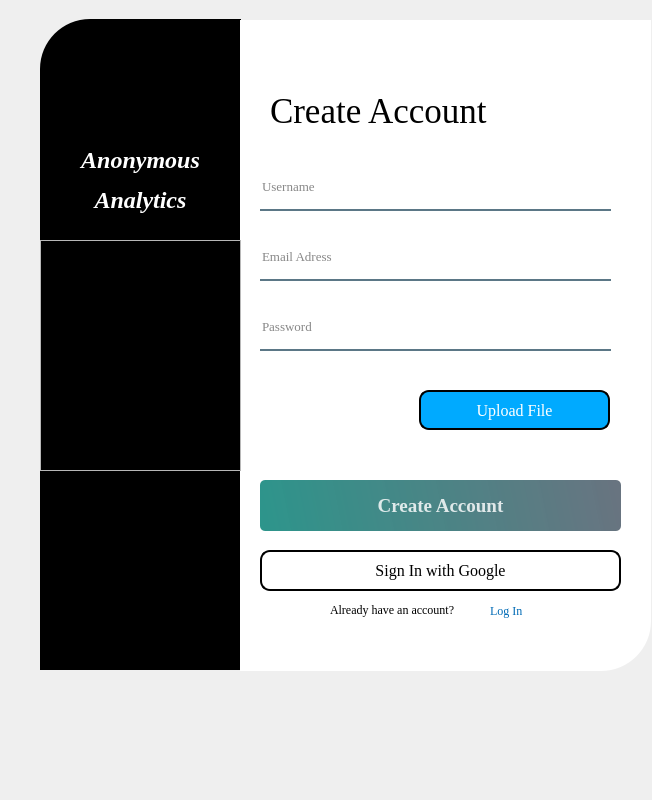
<?xml version="1.0" encoding="UTF-8"?>
<ui version="4.0">
 <class>SignUp</class>
 <widget class="QWidget" name="SignUp">
  <property name="geometry">
   <rect>
    <x>0</x>
    <y>0</y>
    <width>652</width>
    <height>800</height>
   </rect>
  </property>
  <property name="windowTitle">
   <string>Form</string>
  </property>
  <widget class="QWidget" name="widget" native="true">
   <property name="geometry">
    <rect>
     <x>40</x>
     <y>-10</y>
     <width>700</width>
     <height>800</height>
    </rect>
   </property>
   <property name="minimumSize">
    <size>
     <width>700</width>
     <height>800</height>
    </size>
   </property>
   <property name="maximumSize">
    <size>
     <width>700</width>
     <height>800</height>
    </size>
   </property>
   <widget class="QLabel" name="label_13">
    <property name="geometry">
     <rect>
      <x>0</x>
      <y>29</y>
      <width>201</width>
      <height>651</height>
     </rect>
    </property>
    <property name="styleSheet">
     <string notr="true">background-color: rgb(0, 0, 0);
border-top-left-radius: 50px;</string>
    </property>
    <property name="text">
     <string/>
    </property>
   </widget>
   <widget class="QLabel" name="label_14">
    <property name="geometry">
     <rect>
      <x>200</x>
      <y>30</y>
      <width>411</width>
      <height>651</height>
     </rect>
    </property>
    <property name="styleSheet">
     <string notr="true">background-color: rgb(255, 255, 255);
border-bottom-right-radius: 50px;</string>
    </property>
    <property name="text">
     <string/>
    </property>
   </widget>
   <widget class="QLabel" name="label_15">
    <property name="geometry">
     <rect>
      <x>230</x>
      <y>90</y>
      <width>331</width>
      <height>61</height>
     </rect>
    </property>
    <property name="font">
     <font>
      <family>Times New Roman</family>
      <pointsize>26</pointsize>
      <weight>50</weight>
      <bold>false</bold>
     </font>
    </property>
    <property name="styleSheet">
     <string notr="true">color:rbga(0,0,0,200)</string>
    </property>
    <property name="text">
     <string>Create Account</string>
    </property>
   </widget>
   <widget class="QPushButton" name="pushButton_3">
    <property name="geometry">
     <rect>
      <x>220</x>
      <y>490</y>
      <width>361</width>
      <height>51</height>
     </rect>
    </property>
    <property name="font">
     <font>
      <family>Times New Roman</family>
      <pointsize>14</pointsize>
      <weight>75</weight>
      <bold>true</bold>
     </font>
    </property>
    <property name="cursor">
     <cursorShape>PointingHandCursor</cursorShape>
    </property>
    <property name="styleSheet">
     <string notr="true">QPushButton#pushButton_3{
	
	background-color: qlineargradient(spread:pad, x1:0, y1:0.505682, x2:1, y2:0.477, stop:0 rgba(11, 131, 120, 219), stop:1 rgba(85, 98, 112, 226));
	color:rgba(255, 255, 255, 210);
	border-radius:5px;
}
QPushButton#pushButton_3:hover{
	background-color: qlineargradient(spread:pad, x1:0, y1:0.505682, x2:1, y2:0.477, stop:0 rgba(150, 123, 111, 219), stop:1 rgba(85, 81, 84, 226));
}
QPushButton#pushButton_3:pressed{
	padding-left: 5px;
	padding-top: 5px;
	background-color:rgba(150,123,111,255);
}</string>
    </property>
    <property name="text">
     <string>Create Account</string>
    </property>
   </widget>
   <widget class="QLabel" name="label_18">
    <property name="geometry">
     <rect>
      <x>10</x>
      <y>120</y>
      <width>181</width>
      <height>141</height>
     </rect>
    </property>
    <property name="font">
     <font>
      <family>Times New Roman</family>
      <pointsize>20</pointsize>
      <weight>75</weight>
      <bold>true</bold>
     </font>
    </property>
    <property name="styleSheet">
     <string notr="true">color: rgb(255, 255, 255);</string>
    </property>
    <property name="text">
     <string>&lt;html&gt;&lt;head/&gt;&lt;body&gt;&lt;p align=&quot;center&quot;&gt;&lt;span style=&quot; font-size:18pt; font-weight:600; font-style:italic;&quot;&gt;Anonymous&lt;/span&gt;&lt;/p&gt;&lt;p align=&quot;center&quot;&gt;&lt;span style=&quot; font-size:18pt; font-weight:600; font-style:italic;&quot;&gt;Analytics&lt;/span&gt;&lt;/p&gt;&lt;/body&gt;&lt;/html&gt;</string>
    </property>
   </widget>
   <widget class="QLineEdit" name="lineEdit_7">
    <property name="geometry">
     <rect>
      <x>220</x>
      <y>180</y>
      <width>351</width>
      <height>41</height>
     </rect>
    </property>
    <property name="font">
     <font>
      <family>Times New Roman</family>
      <pointsize>10</pointsize>
     </font>
    </property>
    <property name="styleSheet">
     <string notr="true">background-color:rgba(0, 0, 0, 0);
border:none;
border-bottom:2px solid rgba(46, 82, 101, 200);
color:rgba(0, 0, 0, 240);
padding-bottom:7px;</string>
    </property>
    <property name="placeholderText">
     <string>Username</string>
    </property>
   </widget>
   <widget class="QLineEdit" name="lineEdit_8">
    <property name="geometry">
     <rect>
      <x>220</x>
      <y>250</y>
      <width>351</width>
      <height>41</height>
     </rect>
    </property>
    <property name="font">
     <font>
      <family>Times New Roman</family>
      <pointsize>10</pointsize>
     </font>
    </property>
    <property name="styleSheet">
     <string notr="true">background-color:rgba(0, 0, 0, 0);
border:none;
border-bottom:2px solid rgba(46, 82, 101, 200);
color:rgba(0, 0, 0, 240);
padding-bottom:7px;</string>
    </property>
    <property name="placeholderText">
     <string>Email Adress</string>
    </property>
   </widget>
   <widget class="QLineEdit" name="lineEdit_9">
    <property name="geometry">
     <rect>
      <x>220</x>
      <y>320</y>
      <width>351</width>
      <height>41</height>
     </rect>
    </property>
    <property name="font">
     <font>
      <family>Times New Roman</family>
      <pointsize>10</pointsize>
     </font>
    </property>
    <property name="styleSheet">
     <string notr="true">background-color:rgba(0, 0, 0, 0);
border:none;
border-bottom:2px solid rgba(46, 82, 101, 200);
color:rgba(0, 0, 0, 240);
padding-bottom:7px;</string>
    </property>
    <property name="echoMode">
     <enum>QLineEdit::Password</enum>
    </property>
    <property name="placeholderText">
     <string>Password</string>
    </property>
   </widget>
   <widget class="QLabel" name="LogIn">
    <property name="geometry">
     <rect>
      <x>450</x>
      <y>610</y>
      <width>47</width>
      <height>21</height>
     </rect>
    </property>
    <property name="font">
     <font>
      <family>Times New Roman</family>
     </font>
    </property>
    <property name="cursor">
     <cursorShape>PointingHandCursor</cursorShape>
    </property>
    <property name="styleSheet">
     <string notr="true">color: rgb(0, 106, 181);</string>
    </property>
    <property name="text">
     <string>Log In</string>
    </property>
   </widget>
   <widget class="QLabel" name="label">
    <property name="geometry">
     <rect>
      <x>290</x>
      <y>610</y>
      <width>161</width>
      <height>20</height>
     </rect>
    </property>
    <property name="font">
     <font>
      <family>Times New Roman</family>
     </font>
    </property>
    <property name="text">
     <string>Already have an account?</string>
    </property>
   </widget>
   <widget class="QFrame" name="Google_frame">
    <property name="geometry">
     <rect>
      <x>230</x>
      <y>560</y>
      <width>31</width>
      <height>41</height>
     </rect>
    </property>
    <property name="styleSheet">
     <string notr="true">image: url(:/images/google-icon.png);
border-radius:10px</string>
    </property>
    <property name="frameShape">
     <enum>QFrame::StyledPanel</enum>
    </property>
    <property name="frameShadow">
     <enum>QFrame::Raised</enum>
    </property>
   </widget>
   <widget class="QPushButton" name="Google_btn">
    <property name="geometry">
     <rect>
      <x>220</x>
      <y>560</y>
      <width>361</width>
      <height>41</height>
     </rect>
    </property>
    <property name="font">
     <font>
      <family>Times New Roman</family>
      <pointsize>12</pointsize>
     </font>
    </property>
    <property name="cursor">
     <cursorShape>PointingHandCursor</cursorShape>
    </property>
    <property name="layoutDirection">
     <enum>Qt::RightToLeft</enum>
    </property>
    <property name="styleSheet">
     <string notr="true">QPushButton#Google_btn{
	border: 2px solid rgb(0, 0, 0);
	border-radius:10px;
}
QPushButton#Google_btn:hover {
	background-color: rgb(208, 208, 208);
}</string>
    </property>
    <property name="text">
     <string>Sign In with Google</string>
    </property>
   </widget>
   <widget class="QFrame" name="frame">
    <property name="geometry">
     <rect>
      <x>0</x>
      <y>250</y>
      <width>201</width>
      <height>231</height>
     </rect>
    </property>
    <property name="styleSheet">
     <string notr="true">image: url(:/images/train4.png);</string>
    </property>
    <property name="frameShape">
     <enum>QFrame::StyledPanel</enum>
    </property>
    <property name="frameShadow">
     <enum>QFrame::Raised</enum>
    </property>
   </widget>
   <widget class="QPushButton" name="UploadPic">
    <property name="geometry">
     <rect>
      <x>379</x>
      <y>400</y>
      <width>191</width>
      <height>40</height>
     </rect>
    </property>
    <property name="font">
     <font>
      <family>Times New Roman</family>
      <pointsize>12</pointsize>
     </font>
    </property>
    <property name="cursor">
     <cursorShape>PointingHandCursor</cursorShape>
    </property>
    <property name="layoutDirection">
     <enum>Qt::RightToLeft</enum>
    </property>
    <property name="styleSheet">
     <string notr="true">QPushButton#UploadPic{
	color: rgb(255, 255, 255);
	background-color: rgb(0, 170, 255);
	border: 2px solid rgb(0, 0, 0);
	border-radius:10px;
	transition: all 1.0s ease-in-out;
}
QPushButton#UploadPic:hover {
	background-color: rgb(208, 208, 208);
	color: rgb(0, 0, 0);
}</string>
    </property>
    <property name="text">
     <string>Upload File</string>
    </property>
   </widget>
   <widget class="QFrame" name="UploadIcon">
    <property name="enabled">
     <bool>true</bool>
    </property>
    <property name="geometry">
     <rect>
      <x>390</x>
      <y>400</y>
      <width>20</width>
      <height>40</height>
     </rect>
    </property>
    <property name="styleSheet">
     <string notr="true">image: url(:/images/upload.png);
color: rgb(255, 0, 255);
border-radius:10px</string>
    </property>
    <property name="frameShape">
     <enum>QFrame::StyledPanel</enum>
    </property>
    <property name="frameShadow">
     <enum>QFrame::Raised</enum>
    </property>
   </widget>
   <widget class="QLabel" name="profilePic">
    <property name="geometry">
     <rect>
      <x>220</x>
      <y>390</y>
      <width>71</width>
      <height>61</height>
     </rect>
    </property>
    <property name="styleSheet">
     <string notr="true">border-image: url(:/images/profile.png);
border-radius: 50%;
background-position: center;</string>
    </property>
    <property name="text">
     <string/>
    </property>
   </widget>
   <zorder>label_13</zorder>
   <zorder>label_14</zorder>
   <zorder>label_15</zorder>
   <zorder>pushButton_3</zorder>
   <zorder>label_18</zorder>
   <zorder>lineEdit_7</zorder>
   <zorder>lineEdit_8</zorder>
   <zorder>lineEdit_9</zorder>
   <zorder>LogIn</zorder>
   <zorder>label</zorder>
   <zorder>Google_btn</zorder>
   <zorder>Google_frame</zorder>
   <zorder>frame</zorder>
   <zorder>UploadPic</zorder>
   <zorder>UploadIcon</zorder>
   <zorder>profilePic</zorder>
  </widget>
 </widget>
 <resources>
  <include location="res.qrc"/>
 </resources>
 <connections/>
</ui>
